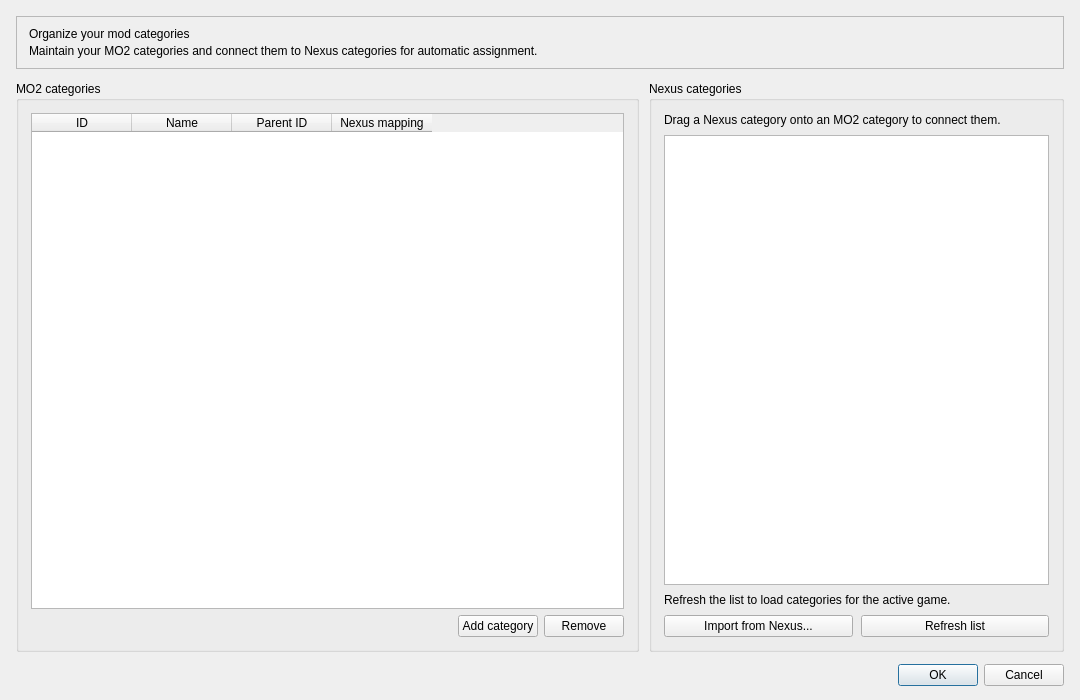
<?xml version="1.0" encoding="UTF-8"?>
<ui version="4.0">
 <class>CategoriesDialog</class>
 <widget class="QDialog" name="CategoriesDialog">
  <property name="geometry">
   <rect><x>0</x><y>0</y><width>1080</width><height>700</height></rect>
  </property>
  <property name="windowTitle">
   <string>Manage Categories</string>
  </property>
  <layout class="QVBoxLayout" name="verticalLayout">
   <property name="leftMargin"><number>16</number></property>
   <property name="topMargin"><number>16</number></property>
   <property name="rightMargin"><number>16</number></property>
   <property name="bottomMargin"><number>14</number></property>
   <property name="spacing"><number>12</number></property>
   <item>
    <widget class="QFrame" name="categoriesHeaderPanel">
     <property name="frameShape"><enum>QFrame::StyledPanel</enum></property>
     <layout class="QVBoxLayout" name="introLayout">
      <property name="leftMargin"><number>12</number></property>
      <property name="topMargin"><number>10</number></property>
      <property name="rightMargin"><number>12</number></property>
      <property name="bottomMargin"><number>10</number></property>
      <property name="spacing"><number>3</number></property>
      <item>
       <widget class="QLabel" name="dialogHeading">
        <property name="text"><string>Organize your mod categories</string></property>
       </widget>
      </item>
      <item>
       <widget class="QLabel" name="dialogDescription">
        <property name="text"><string>Maintain your MO2 categories and connect them to Nexus categories for automatic assignment.</string></property>
        <property name="wordWrap"><bool>true</bool></property>
       </widget>
      </item>
     </layout>
    </widget>
   </item>
   <item>
    <layout class="QHBoxLayout" name="contentLayout">
     <property name="spacing"><number>10</number></property>
     <item>
      <widget class="QGroupBox" name="localCategoriesCard">
       <property name="sizePolicy">
        <sizepolicy hsizetype="Expanding" vsizetype="Expanding"><horstretch>3</horstretch><verstretch>0</verstretch></sizepolicy>
       </property>
       <property name="title"><string>MO2 categories</string></property>
       <layout class="QVBoxLayout" name="localCategoriesLayout">
        <property name="leftMargin"><number>12</number></property>
        <property name="topMargin"><number>12</number></property>
        <property name="rightMargin"><number>12</number></property>
        <property name="bottomMargin"><number>12</number></property>
        <item>
         <widget class="CategoriesTable" name="categoriesTable">
          <property name="sizePolicy">
           <sizepolicy hsizetype="Expanding" vsizetype="Expanding"><horstretch>0</horstretch><verstretch>0</verstretch></sizepolicy>
          </property>
          <property name="contextMenuPolicy"><enum>Qt::CustomContextMenu</enum></property>
          <property name="acceptDrops"><bool>true</bool></property>
          <property name="dragEnabled"><bool>false</bool></property>
          <property name="dragDropOverwriteMode"><bool>false</bool></property>
          <property name="dragDropMode"><enum>QAbstractItemView::DropOnly</enum></property>
          <property name="defaultDropAction"><enum>Qt::IgnoreAction</enum></property>
          <property name="selectionMode"><enum>QAbstractItemView::SingleSelection</enum></property>
          <property name="selectionBehavior"><enum>QAbstractItemView::SelectItems</enum></property>
          <property name="gridStyle"><enum>Qt::NoPen</enum></property>
          <property name="sortingEnabled"><bool>true</bool></property>
          <property name="wordWrap"><bool>false</bool></property>
          <attribute name="horizontalHeaderVisible"><bool>true</bool></attribute>
          <attribute name="horizontalHeaderMinimumSectionSize"><number>26</number></attribute>
          <attribute name="horizontalHeaderDefaultSectionSize"><number>100</number></attribute>
          <attribute name="horizontalHeaderHighlightSections"><bool>false</bool></attribute>
          <attribute name="horizontalHeaderStretchLastSection"><bool>false</bool></attribute>
          <attribute name="verticalHeaderVisible"><bool>true</bool></attribute>
          <column>
           <property name="text"><string>ID</string></property>
           <property name="toolTip"><string>MO2's internal ID for this category.</string></property>
           <property name="whatsThis"><string>Mods store their category assignments by this ID. Use a new ID when adding a category.</string></property>
          </column>
          <column>
           <property name="text"><string>Name</string></property>
           <property name="toolTip"><string>Name shown for this category in MO2.</string></property>
          </column>
          <column>
           <property name="text"><string>Parent ID</string></property>
           <property name="toolTip"><string>Set a valid MO2 category ID to make this a subcategory.</string></property>
          </column>
          <column>
           <property name="text"><string>Nexus mapping</string></property>
           <property name="toolTip"><string>Nexus categories that will map to this MO2 category.</string></property>
         </column>
        </widget>
       </item>
       <item>
        <layout class="QHBoxLayout" name="localCategoryActionsLayout">
         <item>
          <spacer name="localCategoryActionsSpacer">
           <property name="orientation"><enum>Qt::Horizontal</enum></property>
           <property name="sizeHint" stdset="0"><size><width>40</width><height>20</height></size></property>
          </spacer>
         </item>
         <item>
          <widget class="QPushButton" name="addCategoryButton">
           <property name="toolTip"><string>Add a new MO2 category to the table.</string></property>
           <property name="text"><string>Add category</string></property>
          </widget>
         </item>
         <item>
          <widget class="QPushButton" name="removeCategoryButton">
           <property name="toolTip"><string>Remove the selected MO2 category.</string></property>
           <property name="text"><string>Remove</string></property>
          </widget>
         </item>
        </layout>
       </item>
       </layout>
      </widget>
     </item>
     <item>
      <widget class="QGroupBox" name="nexusCategoriesCard">
       <property name="sizePolicy">
        <sizepolicy hsizetype="Preferred" vsizetype="Expanding"><horstretch>2</horstretch><verstretch>0</verstretch></sizepolicy>
       </property>
       <property name="minimumSize"><size><width>300</width><height>0</height></size></property>
       <property name="title"><string>Nexus categories</string></property>
       <layout class="QVBoxLayout" name="nexusCategoriesLayout">
        <property name="leftMargin"><number>12</number></property>
        <property name="topMargin"><number>12</number></property>
        <property name="rightMargin"><number>12</number></property>
        <property name="bottomMargin"><number>12</number></property>
        <property name="spacing"><number>8</number></property>
        <item>
         <widget class="QLabel" name="nexusInstructions">
          <property name="text"><string>Drag a Nexus category onto an MO2 category to connect them.</string></property>
          <property name="wordWrap"><bool>true</bool></property>
         </widget>
        </item>
        <item>
         <widget class="QListWidget" name="nexusCategoryList">
          <property name="sizePolicy">
           <sizepolicy hsizetype="Expanding" vsizetype="Expanding"><horstretch>0</horstretch><verstretch>0</verstretch></sizepolicy>
          </property>
          <property name="dragEnabled"><bool>true</bool></property>
          <property name="dragDropMode"><enum>QAbstractItemView::DragOnly</enum></property>
         </widget>
        </item>
        <item>
         <widget class="QLabel" name="nexusStatus">
          <property name="text"><string>Refresh the list to load categories for the active game.</string></property>
          <property name="wordWrap"><bool>true</bool></property>
         </widget>
        </item>
        <item>
         <layout class="QHBoxLayout" name="nexusActionsLayout">
          <property name="spacing"><number>8</number></property>
          <item>
           <widget class="QPushButton" name="nexusImportButton">
            <property name="text"><string>Import from Nexus...</string></property>
            <property name="toolTip"><string>Add the categories currently listed here to your MO2 category list.</string></property>
           </widget>
          </item>
          <item>
           <widget class="QPushButton" name="nexusRefresh">
            <property name="text"><string>Refresh list</string></property>
            <property name="toolTip"><string>Load the latest category list for the active game from Nexus.</string></property>
           </widget>
          </item>
         </layout>
        </item>
       </layout>
      </widget>
     </item>
    </layout>
   </item>
   <item>
    <layout class="QHBoxLayout" name="actionsLayout">
     <item><spacer name="actionsSpacer">
      <property name="orientation"><enum>Qt::Horizontal</enum></property>
      <property name="sizeHint" stdset="0"><size><width>40</width><height>20</height></size></property>
     </spacer></item>
     <item>
      <widget class="QDialogButtonBox" name="buttonBox">
       <property name="orientation"><enum>Qt::Horizontal</enum></property>
       <property name="standardButtons"><set>QDialogButtonBox::Cancel|QDialogButtonBox::Ok</set></property>
      </widget>
     </item>
    </layout>
   </item>
  </layout>
 </widget>
 <customwidgets>
  <customwidget><class>CategoriesTable</class><extends>QTableWidget</extends><header>categoriestable.h</header></customwidget>
 </customwidgets>
 <resources/>
 <connections>
  <connection>
   <sender>buttonBox</sender><signal>accepted()</signal><receiver>CategoriesDialog</receiver><slot>accept()</slot>
   <hints><hint type="sourcelabel"><x>248</x><y>254</y></hint><hint type="destinationlabel"><x>157</x><y>274</y></hint></hints>
  </connection>
  <connection>
   <sender>buttonBox</sender><signal>rejected()</signal><receiver>CategoriesDialog</receiver><slot>reject()</slot>
   <hints><hint type="sourcelabel"><x>316</x><y>260</y></hint><hint type="destinationlabel"><x>286</x><y>274</y></hint></hints>
  </connection>
 </connections>
</ui>
